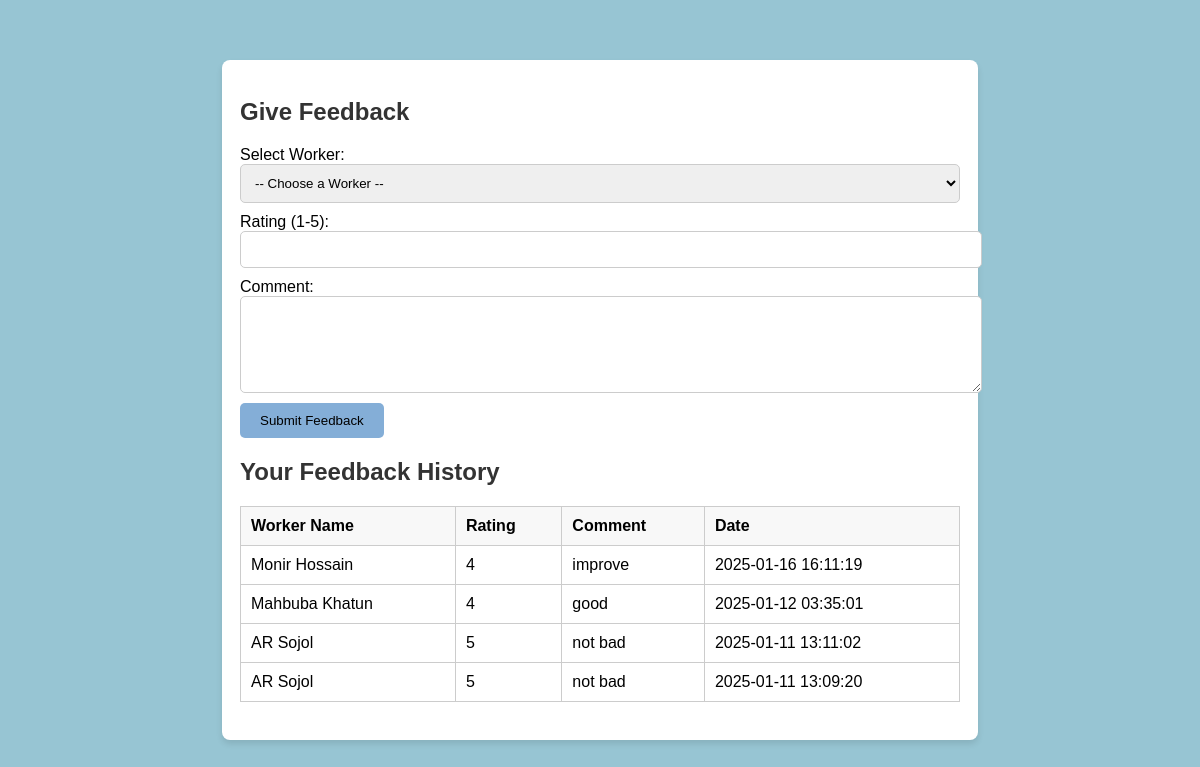
The app's page /reviews.php (signed in) with its own data.
### tables this page shows
CREATE TABLE `reviews` (
  `review_id` int(11) NOT NULL,
  `user_id` int(11) DEFAULT NULL,
  `worker_id` int(11) DEFAULT NULL,
  `rating` tinyint(4) DEFAULT NULL CHECK (`rating` between 1 and 5),
  `review_text` text DEFAULT NULL,
  `created_at` datetime DEFAULT current_timestamp(),
  `flagged` tinyint(1) DEFAULT 0
);

CREATE TABLE `workers` (
  `worker_id` int(11) NOT NULL,
  `name` varchar(100) NOT NULL,
  `phone` varchar(15) NOT NULL,
  `email` varchar(150) DEFAULT NULL,
  `address` text DEFAULT NULL,
  `specialty` varchar(100) NOT NULL,
  `experience_years` int(11) DEFAULT NULL,
  `bio` text DEFAULT NULL,
  `hourly_rate` decimal(10,2) DEFAULT NULL,
  `profile_photo` mediumblob DEFAULT NULL,
  `created_at` datetime DEFAULT current_timestamp(),
  `Status` varchar(20) DEFAULT NULL,
  `password` varchar(255) DEFAULT NULL,
  `specialty_id` int(11) DEFAULT NULL,
  `approved` tinyint(1) DEFAULT NULL
);

### reviews.php (the view, shortened to what this page needs)
<?php
include 'db.php';
$user_id = $_SESSION['user_id'];
$feedback_history = [];
try {
    $stmt = $pdo->prepare("SELECT r.rating, r.review_text, r.created_at, w.name AS worker_name FROM localhand3.reviews r JOIN localhand3.workers w ON r.worker_id = w.worker_id WHERE r.user_id = ? ORDER BY r.created_at DESC");
    $stmt->execute([$user_id]);
    $feedback_history = $stmt->fetchAll(PDO::FETCH_ASSOC);
} catch (PDOException $e) {
    echo "Error fetching feedback history: " . $e->getMessage();
}
?>
<!DOCTYPE html>
<html lang="en">
<head>
</head>
<body>
    <div class="container">
        <h2>Give Feedback</h2>
        <div class="feedback-form">
            <form method="POST">
                <label for="worker_id">Select Worker:</label>
                <select name="worker_id" id="worker_id" required>
                    <option value="">-- Choose a Worker --</option>
                </select>
                <label for="rating">Rating (1-5):</label>
                <input type="number" name="rating" id="rating" min="1" max="5" step="0.1" required>
                <label for="review_text">Comment:</label>
                <textarea name="review_text" id="review_text" rows="5" required></textarea>
                <button type="submit" name="submit_feedback">Submit Feedback</button>
            </form>
        </div>
        <div class="feedback-history">
            <h2>Your Feedback History</h2>
            <?php if (!empty($feedback_history)): ?>
                <table>
                    <thead>
                        <tr>
                            <th>Worker Name</th>
                            <th>Rating</th>
                            <th>Comment</th>
                            <th>Date</th>
                        </tr>
                    </thead>
                    <tbody>
                        <?php foreach ($feedback_history as $entry): ?>
                            <tr>
                                <td><?= htmlspecialchars($entry['worker_name']) ?></td>
                                <td><?= htmlspecialchars($entry['rating']) ?></td>
                                <td><?= htmlspecialchars($entry['review_text']) ?></td>
                                <td><?= htmlspecialchars($entry['created_at']) ?></td>
                            </tr>
                        <?php endforeach; ?>
                    </tbody>
                </table>
            <?php else: ?>
                <p>No feedback history available.</p>
            <?php endif; ?>
        </div>
    </div>
</body>
</html>

### reviews.php (style rules this page uses)
body { font-family: Arial, sans-serif; margin: 0; padding: 0; background-color: rgb(151, 197, 211); display: flex; height: 100vh; }
.container { margin: auto; padding: 18px; background-color: white; border-radius: 8px; box-shadow: 0 4px 6px rgba(0, 0, 0, 0.1); width: 60%; }
.feedback-form, .feedback-history { margin-bottom: 20px; }
h2 { color: #333; }
input, textarea, select { display: block; width: 100%; margin-bottom: 10px; padding: 10px; border: 1px solid #ccc; border-radius: 5px; }
button { background-color:rgb(132, 174, 215); color: black; border: none; padding: 10px 20px; border-radius: 5px; cursor: pointer; }
table { width: 100%; border-collapse: collapse; margin-top: 20px; }
th, td { border: 1px solid #ccc; padding: 10px; text-align: left; }
th { background-color: #f8f8f8; }

### records on screen
reviews: worker.name "Monir Hossain", rating "4", review_text "improve", created_at "2025-01-16 16:11:19"
reviews: worker.name "Mahbuba Khatun", rating "4", review_text "good", created_at "2025-01-12 03:35:01"
reviews: worker.name "AR Sojol", rating "5", review_text "not bad", created_at "2025-01-11 13:11:02"
reviews: worker.name "AR Sojol", rating "5", review_text "not bad", created_at "2025-01-11 13:09:20"
